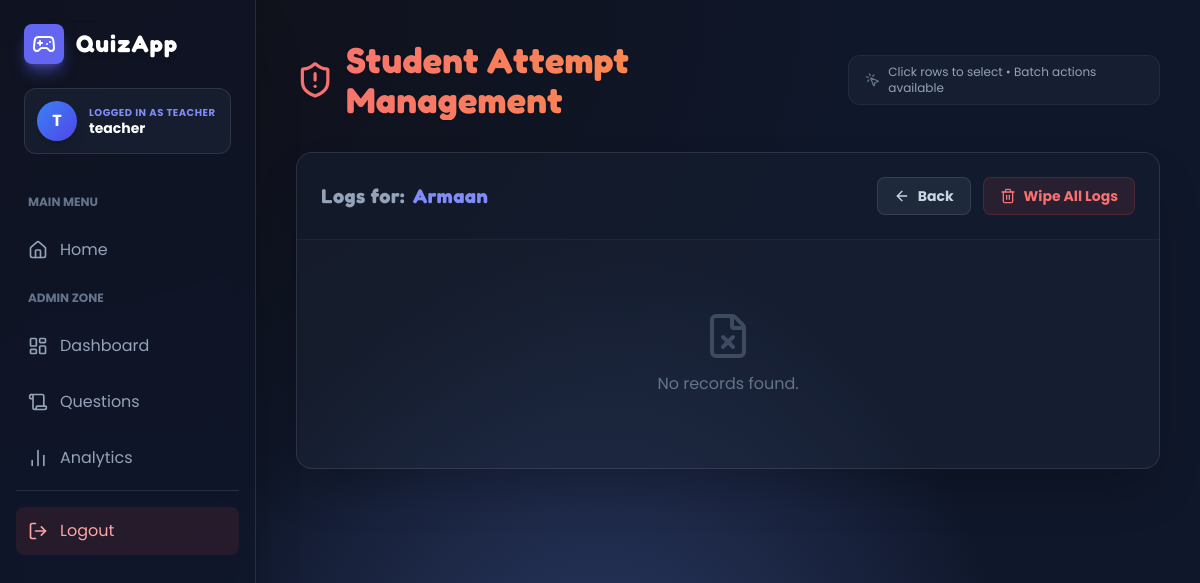
The app's page /teacher/attempts/manage?uid=6 (signed in) with its own data.
### models.py (models this page shows, shortened)
class User(UserMixin, db.Model):
    id = db.Column(db.Integer, primary_key=True)
    username = db.Column(db.String(120), unique=True, nullable=False)
    password_hash = db.Column(db.String(256), nullable=False)
    role = db.Column(db.Enum(Role), default=Role.STUDENT)

### teacher/routes.py (the view, shortened to what this page needs)
@teacher_bp.route("/attempts/manage")
@login_required
@teacher_required
def manage_attempts():
    uid = request.args.get("uid", type=int)
    users = {u.id: u.username for u in User.query.all()}
    if uid:
        student = User.query.get_or_404(uid)
        attempts = Attempt.query.filter_by(user_id=uid).order_by(Attempt.started_at.desc()).all()
        return render_template("teacher_manage_attempts.html",
                               attempts=attempts,
                               user_cache=users,
                               filtered_student=student)

### models.py (called while the page is built)
@login_manager.user_loader
def load_user(user_id):
    try:
        return User.query.get(int(user_id))
    except Exception:
        return None

### teacher/routes.py (called while the page is built)
def teacher_required(func):
    @wraps(func)
    def wrapper(*args, **kwargs):
        if not hasattr(current_user, "role") or getattr(current_user.role, "value", None) != "teacher":
            flash("Unauthorized access.", "danger")
            return redirect(url_for("auth.index"))
        return func(*args, **kwargs)
    return wrapper

### templates/teacher_manage_attempts.html (shortened to what this page needs)
{% extends "base.html" %}
{% block content %}
<div class="max-w-6xl mx-auto space-y-8 fade">
    <div class="flex flex-col md:flex-row items-start md:items-center justify-between gap-4">
        <div>
            <h1 class="text-4xl font-bold text-transparent bg-clip-text bg-gradient-to-r from-red-400 to-orange-400 font-game drop-shadow-sm flex items-center gap-3">
                <i data-lucide="shield-alert" class="text-red-400 w-10 h-10"></i>
            </h1>
        </div>
        <div class="px-4 py-2 rounded-xl bg-slate-800/50 border border-white/5 flex items-center gap-2">
            <i data-lucide="mouse-pointer-click" class="w-4 h-4 text-slate-500"></i>
            <span class="text-xs text-slate-400">Click rows to select • Batch actions available</span>
        </div>
    </div>
{% if filtered_student %}
    <div class="bg-slate-800/40 backdrop-blur-md border border-white/10 rounded-2xl overflow-hidden shadow-2xl relative">
        <div class="p-6 border-b border-white/5 bg-slate-900/30 flex flex-col md:flex-row items-start md:items-center justify-between gap-4">
            <div>
                <h2 class="text-xl font-bold text-white font-game flex items-center gap-2">
                    <span class="text-slate-400">Logs for:</span>
                    <span class="text-indigo-400">{{ filtered_student.username }}</span>
                </h2>
            </div>
            <div class="flex items-center gap-3">
                <a href="{{ url_for('teacher.manage_attempts') }}"
                   class="px-4 py-2 rounded-lg bg-slate-800 hover:bg-slate-700 text-slate-300 hover:text-white border border-white/10 transition-all text-sm font-bold flex items-center gap-2">
                    <i data-lucide="arrow-left" class="w-4 h-4"></i> Back
                </a>
                <form method="post" action="{{ url_for('teacher.delete_student_attempts', uid=filtered_student.id) }}"
                      onsubmit="return confirm('WARNING: This will wipe ALL combat records for {{ filtered_student.username }}. This action cannot be undone.');">
                    <button type="submit" class="px-4 py-2 rounded-lg bg-red-500/10 hover:bg-red-500 text-red-400 hover:text-white border border-red-500/20 transition-all text-sm font-bold flex items-center gap-2 group">
                        <i data-lucide="trash-2" class="w-4 h-4"></i>
                        <span>Wipe All Logs</span>
                    </button>
                </form>
            </div>
        </div>
        <div class="p-6">
            {% if attempts %}
            <form method="post" action="{{ url_for('teacher.mass_delete_attempts') }}" id="massDeleteAttemptsForm">
                <div class="flex items-center gap-4 mb-4 p-3 rounded-xl bg-slate-900/50 border border-white/5">
                    <label class="flex items-center gap-3 cursor-pointer group hover:text-white text-slate-400 transition-colors">
                        <input type="checkbox" id="selectAllAttempts" class="attempt-checkbox">
                        <span class="text-sm font-bold uppercase tracking-wider">Select All</span>
                    </label>
                    <div class="h-6 w-px bg-white/10"></div>
                    <button type="submit" class="text-sm font-bold text-red-400 hover:text-red-300 flex items-center gap-2 transition-colors disabled:opacity-50"
                            onclick="return confirmMassDelete()">
                        <i data-lucide="trash" class="w-4 h-4"></i>
                        Delete Selected
                    </button>
                    <input type="hidden" name="confirm_bulk" id="confirmBulkField" value="">
                </div>
                <div class="space-y-2">
                    {% for a in attempts %}
                    <div class="attempt-row rounded-xl p-0 relative group overflow-hidden bg-slate-800/30">
                        <label class="attempt-label flex items-center gap-4 p-4 w-full h-full" for="chk{{ a.id }}">
                            <input id="chk{{ a.id }}" type="checkbox" name="aids" value="{{ a.id }}" class="attempt-checkbox flex-shrink-0">
                            <div class="flex-grow min-w-0 grid grid-cols-1 md:grid-cols-3 gap-4 items-center">
                                <div class="flex items-center gap-3">
                                    <span class="text-xs font-mono text-slate-500">#{{ a.id }}</span>
                                    <span class="inline-flex items-center gap-1.5 px-2 py-1 rounded-md text-[10px] font-bold uppercase tracking-wide border
                                        {% if a.mode == 'adaptive' %} bg-indigo-500/10 text-indigo-400 border-indigo-500/20
                                        {% elif a.mode == 'challenger' %} bg-orange-500/10 text-orange-400 border-orange-500/20
                                        {% elif a.mode == 'minuterush' %} bg-emerald-500/10 text-emerald-400 border-emerald-500/20
                                        {% elif a.mode == 'firststrike' %} bg-red-500/10 text-red-400 border-red-500/20
                                        {% else %} bg-slate-700/50 text-slate-400 border-white/10 {% endif %}">
                                        {{ a.mode }}
                                    </span>
                                </div>
                                <div class="flex items-center gap-2">
                                    <span class="text-slate-400 text-xs uppercase font-bold">Score:</span>
                                    <span class="text-emerald-400 font-game text-lg">{{ a.score }}</span>
                                </div>
                                <div class="text-xs text-slate-500 font-mono text-right md:text-left">
                                    {{ a.started_at }}
                                </div>
                            </div>
                        </label>
                        <div class="absolute right-4 top-1/2 -translate-y-1/2 flex items-center gap-2 pl-4">
                            <a href="{{ url_for('quiz.results', attempt_id=a.id) }}"
                               onclick="event.stopPropagation();"
                               class="p-2 rounded-lg bg-indigo-500/10 text-indigo-400 hover:bg-indigo-500 hover:text-white transition-all border border-indigo-500/20"
                               title="View Report">
                                <i data-lucide="eye" class="w-4 h-4"></i>
                            </a>
                            <form method="post" action="{{ url_for('teacher.delete_attempt', aid=a.id) }}" class="inline-block"
                                  onsubmit="event.stopPropagation(); return confirm('Delete attempt #{{ a.id }}? This cannot be undone.');">
                                <button type="submit"
                                        class="p-2 rounded-lg bg-red-500/10 text-red-400 hover:bg-red-500 hover:text-white transition-all border border-red-500/20"
                                        title="Delete Single Attempt">
                                    <i data-lucide="trash-2" class="w-4 h-4"></i>
                                </button>
                            </form>
                        </div>
                    </div>
                    {% endfor %}
                </div>
            </form>
            {% else %}
            <div class="text-center py-12 text-slate-500 flex flex-col items-center">
                <i data-lucide="file-x" class="w-12 h-12 mb-3 opacity-50"></i>
                <p>No records found.</p>
            </div>
            {% endif %}
        </div>
    </div>
{% endif %}
</div>
{% endblock %}

### templates/base.html (shortened to what this page needs)
<!DOCTYPE html>
<html lang="en">
<head>
    <script src="https://cdn.tailwindcss.com"></script>
    <link rel="stylesheet" href="{{ url_for('static', filename='css/style.css') }}">
</head>
<body class="flex flex-col md:flex-row min-h-screen overflow-hidden">
    {% if current_user.is_authenticated %}
    <aside id="sidebar"
        class="w-full md:w-64 glass-sidebar text-slate-300 flex flex-col shadow-2xl z-20 shrink-0 h-screen overflow-y-auto">
        <div class="p-6 pb-2">
            <div class="flex items-center gap-3 mb-6">
                <div class="bg-indigo-500 p-2 rounded-lg shadow-lg shadow-indigo-500/50">
                    <i data-lucide="gamepad-2" class="text-white w-6 h-6"></i>
                </div>
                <h2 class="text-2xl font-bold text-white font-game tracking-wider drop-shadow-md">QuizApp</h2>
            </div>
            <div class="bg-slate-800/50 p-3 rounded-xl border border-white/10 mb-4 flex items-center gap-3">
                <div
                    class="w-10 h-10 rounded-full bg-gradient-to-br from-blue-500 to-indigo-600 flex items-center justify-center text-white font-bold shadow-lg">
                    {{ current_user.username[0] | upper }}
                </div>
                <div class="overflow-hidden">
                    <p class="text-[10px] font-bold text-indigo-400 uppercase tracking-wider truncate">
                        Logged in as {{ current_user.role.value | capitalize }}
                    </p>
                    <div class="font-bold text-white truncate text-sm leading-tight">{{ current_user.username }}</div>
                </div>
            </div>
        </div>
        <nav class="flex-1 px-4 space-y-2 pb-6">
            <div class="text-xs font-bold text-slate-500 uppercase px-3 py-2 mt-2">Main Menu</div>
            <a class="block p-3 rounded-lg nav-item flex items-center gap-3 {% if request.endpoint == 'auth.index' %}active{% endif %}" href="{{ url_for('auth.index') }}">
                <i data-lucide="home" class="w-5 h-5"></i>
                <span>Home</span>
            </a>
            {% if current_user.role is defined and current_user.role.value == "teacher" %}
            <div class="text-xs font-bold text-slate-500 uppercase px-3 py-2 mt-4">Admin Zone</div>
            <a class="block p-3 rounded-lg nav-item flex items-center gap-3 {% if 'teacher.dashboard' in request.endpoint %}active{% endif %}" href="{{ url_for('teacher.dashboard') }}">
                <i data-lucide="layout-dashboard" class="w-5 h-5"></i>
                <span>Dashboard</span>
            </a>
            <a class="block p-3 rounded-lg nav-item flex items-center gap-3 {% if 'teacher.questions' in request.endpoint %}active{% endif %}" href="{{ url_for('teacher.questions') }}">
                <i data-lucide="scroll" class="w-5 h-5"></i>
                <span>Questions</span>
            </a>
            <a class="block p-3 rounded-lg nav-item flex items-center gap-3 {% if 'teacher.analytics' in request.endpoint %}active{% endif %}" href="{{ url_for('teacher.analytics') }}">
                <i data-lucide="bar-chart-2" class="w-5 h-5"></i>
                <span>Analytics</span>
            </a>
            {% endif %}
            <div class="mt-8 pt-4 border-t border-white/10">
                <a href="{{ url_for('auth.logout') }}" class="block p-3 rounded-lg
              bg-red-500/10 text-red-300
              hover:bg-red-500/30 hover:text-red-100
              transition-all flex items-center gap-3 group">
                    <i data-lucide="log-out" class="w-5 h-5 transition-transform group-hover:-translate-x-1"></i>
                    <span>Logout</span>
                </a>
            </div>
        </nav>
    </aside>
    {% endif %}
    <main class="flex-1 p-6 md:p-10 fade h-screen overflow-y-auto relative">
        <div class="max-w-7xl mx-auto pb-20">
            {% block content %}{% endblock %}
        </div>
    </main>
</body>
</html>

### static/css/style.css (style rules this page uses)
:root { --game-bg: #0f172a; --game-glass: rgba(15, 23, 42, 0.6); --game-border: rgba(255, 255, 255, 0.1); --accent-indigo: #6366f1; --accent-purple: #a855f7; --accent-emerald: #10b981; --accent-red: #ef4444; }
body { font-family: 'Poppins', sans-serif; background-color: var(--game-bg); color: #e2e8f0; min-height: 100vh; background-image: radial-gradient(at 0% 0%, hsla(253, 16%, 7%, 1) 0, transparent 50%), radial-gradient(at 50% 100%, hsla(225, 39%, 30%, 1) 0, transparent 50%); background-attachment: fixed; }
h1, h2, h3, h4, .font-game { font-family: 'Fredoka', sans-serif; letter-spacing: 0.5px; }
.glass-sidebar { background: var(--game-glass); backdrop-filter: blur(12px); -webkit-backdrop-filter: blur(12px); border-right: 1px solid var(--game-border); }
.nav-item { transition: all 0.2s cubic-bezier(0.4, 0, 0.2, 1); position: relative; overflow: hidden; color: #94a3b8; }
.nav-item::before { content: ''; position: absolute; left: 0; top: 0; height: 100%; width: 3px; background: var(--accent-indigo); opacity: 0; transition: opacity 0.2s; }
.fade { animation: fadeUp 0.5s ease-out forwards; }

### templates/base.html (style rules this page uses)
:root { --game-bg: #0f172a; --sidebar-glass: rgba(15, 23, 42, 0.6); --border-glass: rgba(255, 255, 255, 0.1); }
body { font-family: 'Poppins', sans-serif; background-color: var(--game-bg); background-image: radial-gradient(at 0% 0%, hsla(253, 16%, 7%, 1) 0, transparent 50%), radial-gradient(at 50% 100%, hsla(225, 39%, 30%, 1) 0, transparent 50%); color: #e2e8f0; min-height: 100vh; }
h1, h2, h3, h4, .font-game { font-family: 'Fredoka', sans-serif; letter-spacing: 0.5px; }
.glass-sidebar { background: var(--sidebar-glass); backdrop-filter: blur(12px); border-right: 1px solid var(--border-glass); }
.nav-item { transition: all 0.2s cubic-bezier(0.4, 0, 0.2, 1); position: relative; overflow: hidden; }
.nav-item::before { content: ''; position: absolute; left: 0; top: 0; height: 100%; width: 4px; background: #818cf8; opacity: 0; transition: opacity 0.2s; }
.fade { animation: levelUpFade 0.5s ease-out forwards; }

### records on screen
User: username "T", role.value "TEACHER", username "teacher"
User: username "Armaan"
